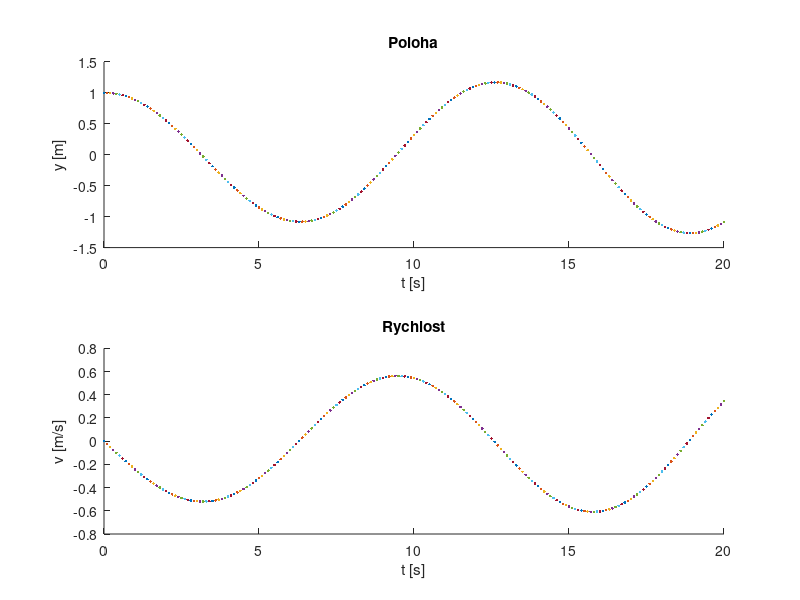

Write the MATLAB code that produced this figure.
function Euler

%demonstrace Eulerovy metody reseni obycejnych diferencialnich rovnic
%
%budeme resit harmonicky oscilator, tedy rovnici y''+omega^2*y=0
%napred musime rovnici druheho radu prevest na soustavu rovnic prvniho radu
%takto
%y'=z
%z'=-omega^2*y
%to jeste prepiseme jako ze u'=f(t,u), tedy u=[y,z]
%a dale budeme chtit pocatecni stav takovy, ze rychlost na pocatku je v0=0 a
%vychylka y0 je nenulova

v0=0; % rychlost je nula, tedy y'(0)=v(0)=v0=z1(0)=0
y0=1; % vychylka na pocatku je nenulova
T=20; % budeme integrovat 20 sekund
h=0.1; % pouzijeme krok h
omega=0.5; % nastavime uhlovou rychlost

u=[y0,v0]; % nastavime na zacatek promennou u

f=inline(sprintf('[u(2),-%g^2*u(1)]',omega),'t','u'); % definice funkce f, plati ze u'=f(t,u)

pocetKroku=T/h; % celkovy pocet kroku
for i=0:pocetKroku
   
   t=i/pocetKroku*T; % spocteme cas odpovidajici kroku
   
   subplot(211);
   hold on;% nastavime grafy aby se nemazali, ale aby se jen pridavali objekty do existujicich grafu
   plot(t,u(1),'.'); % zobrazime aktualni polohu
   hold off;
   subplot(212);
   hold on;
   plot(t,u(2),'.'); % zobrazime aktualni rychlost
   hold off;

   u=u+h*f(t,u); % spocteme novou hodnotu promenne u
end;

subplot(211);
title('Poloha');
xlabel('t [s]');
ylabel('y [m]');

subplot(212);
title('Rychlost');
xlabel('t [s]');
ylabel('v [m/s]');

end
